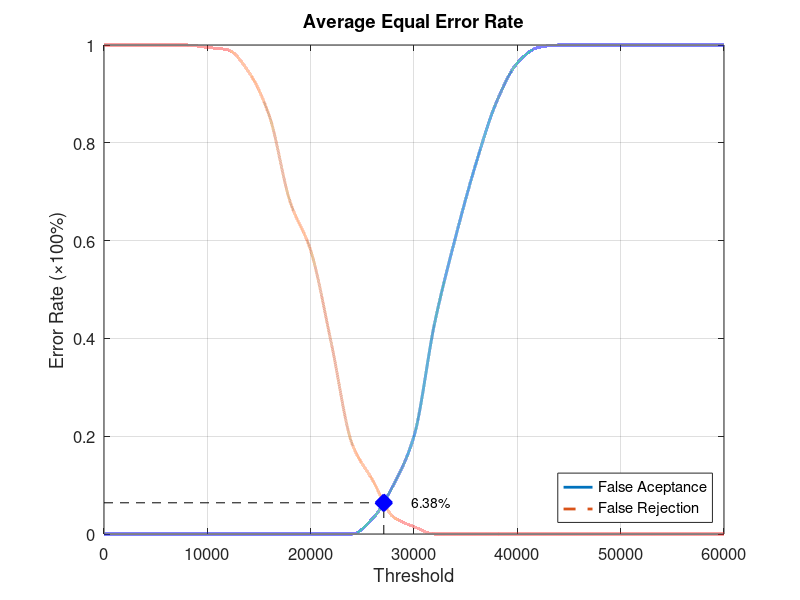
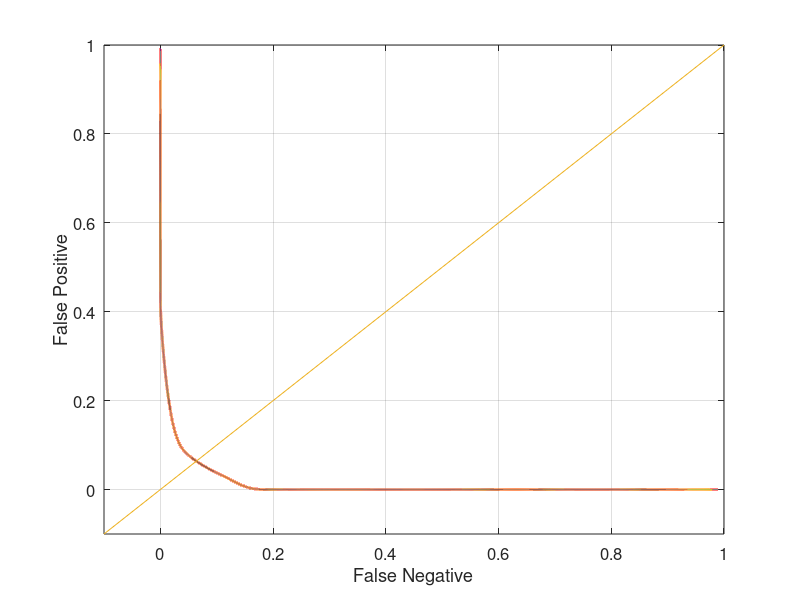

Write the MATLAB code that produced these figures, in order.
function yEER = Database5_3
close all;
clear;
clc;
x = 0:2000:60000;
xq = 0:0.5:60000;

y0 = [0 0 0 0 0 0 0 0 0 0 0 0 0 0.0315789 0.1 0.2 0.431579 0.605263 0.757895 0.884211 0.963158 0.994737 1 1 1 1 1 1 1 1 1];
yy0 = interp1(x, y0, xq, 'pchip');
y1 = [1 1 1 1 1 0.995 0.99 0.945 0.855 0.68 0.58 0.39 0.185 0.11 0.035 0.015 0 0 0 0 0 0 0 0 0 0 0 0 0 0 0];
yy1 = interp1(x, y1, xq, 'pchip');

% Calculating EER: 
y2 = abs(y0 - y1);
find(y2 == min(y2))
yy2 = abs(yy0 - yy1);
xEER = find(yy2 == min(yy2));
xEERIndex = xq(xEER) % X-axis EER
yEER = yy0(xEER) % Y-axis EER

main = figure
plot(xq, yy0,'-','LineWidth', 2);	hold on
plot(xq, yy1,'--','LineWidth', 2);	hold on
plot([xEERIndex xEERIndex], [0 yEER], 'k--');	hold on
plot([0 xEERIndex], [yEER yEER], 'k--');	hold on
plot(xEERIndex, yEER, 'bx', 'LineWidth', 10);	hold on
text(xEERIndex + 10 * xEERIndex / 100, yEER, [num2str(round((10000 * yEER)) / 100) '%'])
legend('False Aceptance', 'False Rejection', 'Location', 'SouthEast')
xlabel('Threshold')
ylabel('Error Rate (\times100%)')
title('Average Equal Error Rate')
set(gca, 'FontSize', 12)
axis([0 60000 0 1])
grid on

print(main, 'Database5_3Main', '-dpng');
FNRxFPR = figure('Color', [1 1 1]);
plot(yy1, yy0, '-', yy1, yy0, 'LineWidth', 2);
hold on
y = -0.1:0.1:1
plot(y, y); 
set(gca, 'FontSize', 12)
xlabel('False Negative')
ylabel('False Positive')
axis([-0.1 1 -0.1 1])
set(gca, 'FontSize', 12)
grid on

print(FNRxFPR, 'Database5_3FNRxFPR','-dpng');
end
